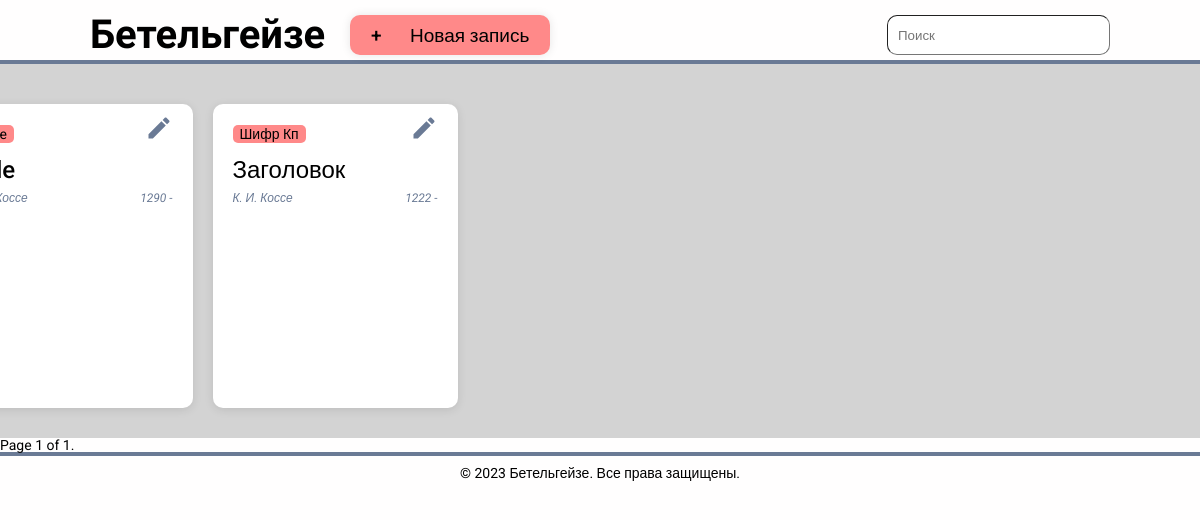
Before: / with the older database file.
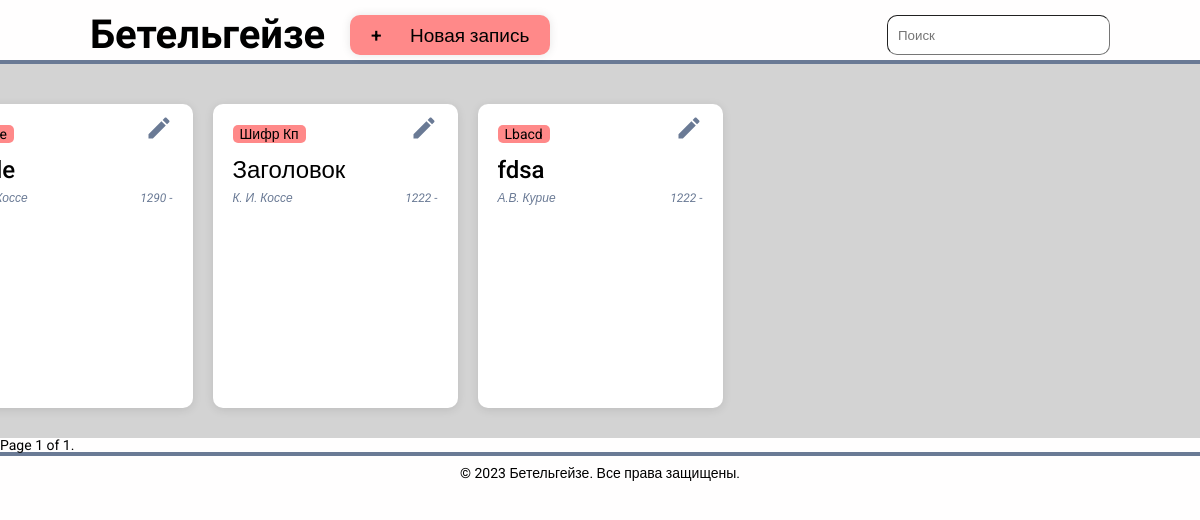
After: the same page with the newer database file.
### paper/models.py (models this page shows, shortened)
class Paper(models.Model):
    code = models.CharField(max_length=50)
    title = models.CharField(max_length=50)
    year_start = models.PositiveIntegerField(default=None, blank=True, null=True)
    year_end = models.PositiveIntegerField(default=None, blank=True, null=True)
    url = models.URLField(default=None, blank=True, null=True)
    subtitle = models.CharField(max_length=100, default=None, blank=True)
    authors = models.ManyToManyField(Author)
    year_restoration = models.PositiveIntegerField(default=None, blank=True, null=True)
    passepartout = models.BooleanField()
    thickness = models.PositiveIntegerField(default=None, blank=True, null=True)
    ph = models.DecimalField(max_digits=5, decimal_places=3, default=None, blank=True, null=True)
    def get_preview_image(self):
        latest_paper_image = self.image_set.order_by("-date_capture").first()
        if latest_paper_image:
            return latest_paper_image.preview
    def get_authors_as_string(self):
        return ", ".join([author.name for author in self.authors.all()])
    def get_years_as_string(self):
        year_start = str(self.year_start) if self.year_start is not None else ""
        year_end = str(self.year_end) if self.year_end is not None else ""
        return " - ".join([year_start, year_end])
    def get_absolute_url(self):
        return reverse("paper-update", kwargs={"pk": self.pk})

class Author(models.Model):
    name = models.CharField(max_length=50)

### paper/views.py (the view)
# urls.py: path("", views.PaperList.as_view(), name="paper-home"),
class PaperList(generic.ListView):
    model = Paper
    context_object_name = "papers"
    template_name = "paper/index.html"
    paginate_by = 10

### paper/templates/paper/index.html (shortened to what this page needs)
{% extends 'paper/base.html' %}
{% load static %}
{% block content %}
<main class="main" >
    <div class="gallery">
        <ul class="gallery__list">
            {% for p in papers%}
            <li class="list__card">
                <ul class="card__info">
                    <div class="card__id-and-btn">
                        <li class="card__id">{{p.code}}</li>
                        <li class="card__btn"><button class="card__redact" onclick="window.open('{{p.get_absolute_url}}')"></button></li>
                    </div>
                    <li class="card__title">{{p.title}}</li>
                    <div class="card__author-and-date">
                        <li class="card__author">   <i>{{ p.get_authors_as_string }}</i>   </li>
                        <li class="card__date"><i>{{ p.get_years_as_string }}</i></li>
                    </div>
                </ul>
            </li>
            {% endfor %}
        </ul>
    </div>
</main>
{% include "paper/pagination.html" with page=page_obj %}
{% endblock %}

Changed rows visible on the page:
added Paper: code "Lbacd", title "fdsa", get_authors_as_string "А.В. Курие", get_years_as_string "1222 -"
